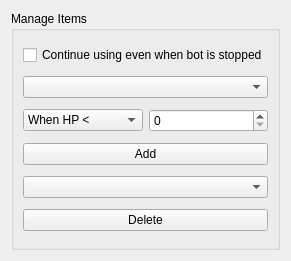
<?xml version="1.0" encoding="UTF-8"?>
<ui version="4.0">
 <class>ItemUseWidget</class>
 <widget class="QWidget" name="ItemUseWidget">
  <property name="geometry">
   <rect>
    <x>0</x>
    <y>0</y>
    <width>268</width>
    <height>261</height>
   </rect>
  </property>
  <property name="windowTitle">
   <string>Form</string>
  </property>
  <layout class="QGridLayout" name="gridLayout">
   <item row="0" column="0">
    <widget class="QGroupBox" name="groupBox_14">
     <property name="title">
      <string>Manage Items</string>
     </property>
     <layout class="QGridLayout" name="gridLayout_3">
      <item row="1" column="0" colspan="2">
       <widget class="QComboBox" name="CB_ITEMS"/>
      </item>
      <item row="4" column="0" colspan="2">
       <widget class="QComboBox" name="CB_ITEMSADDED"/>
      </item>
      <item row="2" column="0">
       <widget class="QComboBox" name="CB_COND">
        <item>
         <property name="text">
          <string>When HP &lt;</string>
         </property>
        </item>
        <item>
         <property name="text">
          <string>When MP &lt;</string>
         </property>
        </item>
        <item>
         <property name="text">
          <string>When HP &lt; %</string>
         </property>
        </item>
        <item>
         <property name="text">
          <string>When MP &lt; %</string>
         </property>
        </item>
        <item>
         <property name="text">
          <string>After x seconds</string>
         </property>
        </item>
        <item>
         <property name="text">
          <string>After x minutes</string>
         </property>
        </item>
       </widget>
      </item>
      <item row="3" column="0" colspan="2">
       <widget class="QPushButton" name="PB_ADD">
        <property name="text">
         <string>Add</string>
        </property>
       </widget>
      </item>
      <item row="5" column="0" colspan="2">
       <widget class="QPushButton" name="PB_DELETE">
        <property name="text">
         <string>Delete</string>
        </property>
       </widget>
      </item>
      <item row="2" column="1">
       <widget class="QSpinBox" name="SB_COND">
        <property name="buttonSymbols">
         <enum>QAbstractSpinBox::UpDownArrows</enum>
        </property>
        <property name="maximum">
         <number>999999</number>
        </property>
       </widget>
      </item>
      <item row="0" column="0" colspan="2">
       <widget class="QCheckBox" name="CB_CONTINUEUSING">
        <property name="text">
         <string>Continue using even when bot is stopped</string>
        </property>
       </widget>
      </item>
     </layout>
    </widget>
   </item>
  </layout>
 </widget>
 <resources/>
 <connections/>
</ui>
